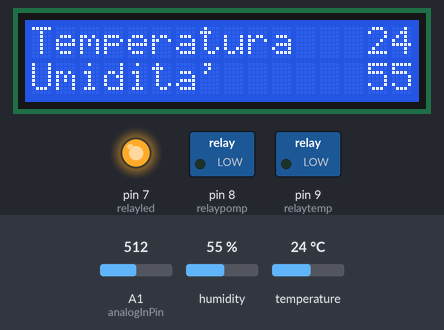
Simulated run of this sketch. Board: Arduino Uno, built with avr-gcc and run on an emulated ATmega328P. Parts: 16×2 character LCD, switched loads named in the sketch (green lamp = pin HIGH), output pins drawn as LEDs (lit = HIGH). The test bench sets the inputs (shaded band); at power-on: A1 (analogInPin) = 512, humidity 55 %, temperature 24 °C. WiFi joins after 1.5 s; servers stay silent unless stated; uploads are accepted with an empty reply; what the sketch prints to the serial monitor is not drawn.

Above: at 2.7 s.
2.8 s: A1 (analogInPin) set to 55
6.7 s: A1 (analogInPin) set to 46
At 9.1 s:
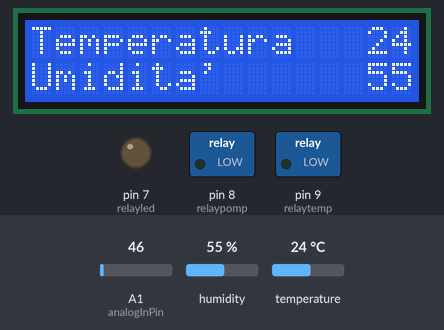
10.6 s: humidity set to 22 %
At 11.7 s:
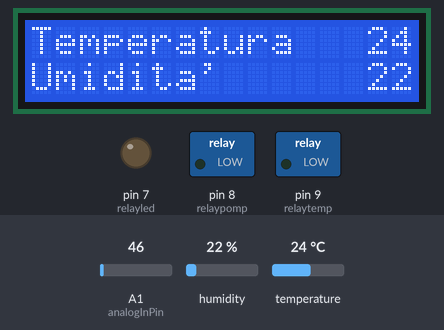
14.5 s: temperature set to 12 °C
At 18.0 s:
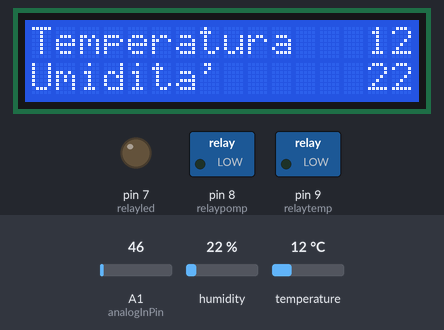
18.4 s: humidity set to 40 %
At 20.7 s:
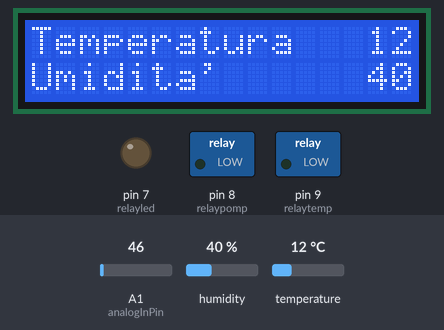
22.3 s: temperature set to 19 °C
At 23.3 s:
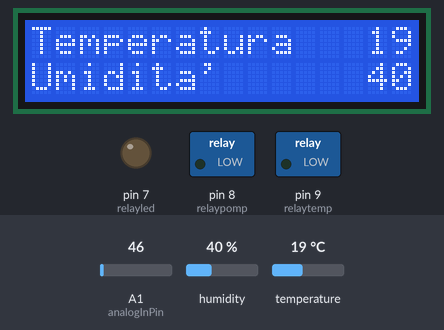
Timing chart, 0 to 25.3 s (numbered marks = the images above; inputs shaded):
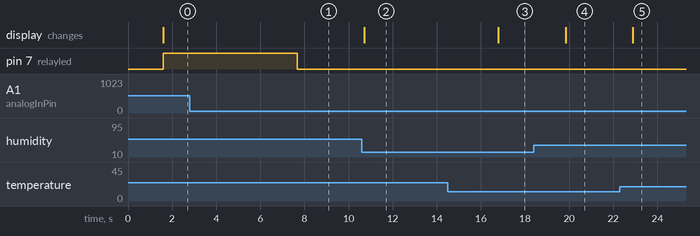

The sketch:

lettura_temp_ed_lcd4.ino
```cpp
#include <SPI.h>
#include <Ethernet.h>

#include <DHT.h>
#include <LiquidCrystal.h>
#define DHTPIN 6
#define relaytemp 9
#define relaypomp 8
#define relayled 7

int analogInPin = A1;
int sensorValue = 0;

// 8 è il pin di Arduino a cui collego il sensore di temperatura
#define DHTTYPE DHT11
// dht11 è il tipo di sensore che uso
DHT dht(DHTPIN, DHTTYPE);
LiquidCrystal lcd(A5, A4, 5, A3, 3, 2);
// connessione display (pin)


byte mac[] = { 0x90, 0xA2, 0xDA, 0x0F, 0xE8, 0xEF };
// if you don't want to use DNS (and reduce your sketch size)
// use the numeric IP instead of the name for the server:
//IPAddress server(74,125,232,128);  // numeric IP for Google (no DNS)
char server[] = "172.30.40.1";    // name address for Google (using DNS)
char server2[] = "172.30.40.21";

// Set the static IP address to use if the DHCP fails to assign
IPAddress ip(172, 30, 200, 6);

// Initialize the Ethernet client library
// with the IP address and port of the server
// that you want to connect to (port 80 is default for HTTP):
EthernetClient client;

void setup() {

  Serial.begin(9600);
  pinMode(relaytemp, OUTPUT);
  pinMode(relaypomp, OUTPUT);
  pinMode(relayled, OUTPUT);
 pinMode( analogInPin, INPUT);
  // start the Ethernet connection:
  Serial.println("connecting...");
  if (Ethernet.begin(mac) == 0) {
    // Serial.println("Failed to configure Ethernet using DHCP");
    // try to congifure using IP address instead of DHCP:
    Ethernet.begin(mac, ip);
  }
  // give the Ethernet shield a second to initialize:
  Serial.println("connected");
  // imposto il tipo di display (colonne, righe)


  lcd.begin(16, 2);

  lcd.println("Temperatura");
  lcd.setCursor(0, 1);
  lcd.print("Umidita'");
  lcd.setCursor(1, 0);


}
void loop() {

  int t = dht.readTemperature();
  Serial.println("Temperatura:");  Serial.println(t);
  int h = dht.readHumidity();
  Serial.println("Umidità:"); Serial.println(h);
  // posiziono il cursore alla colonna 12 e riga 0
  lcd.setCursor(14, 0);
  lcd.print(t);
  lcd.setCursor(14, 1);
  lcd.print(h);

  //fotoresitore
  sensorValue = analogRead(analogInPin);

  Serial.print("sensor = " );
  Serial.println(sensorValue);

  if(sensorValue <= 50)
  {
   digitalWrite(relayled, LOW);

  }
else
{
  digitalWrite(relayled, HIGH);
  }

  delay(2000);


  //if temperatura <,>
  send(t, h);

  char s0 = getStato();
  char s1 = getStato1();
  //char s2 = getStato2();
  Serial.print("Stato0: ");
  Serial.println(s0);
  Serial.print("Stato1: ");
  Serial.println(s1);
  //Serial.print("Stato2: ");
  //Serial.println(s2);

  updateRelayTemp(s0, t);
  updateRelayPomp(s1, h);
  //  updateRelayLed(s2, t);
}

void send(int t, int h)
{
  Serial.println("sending temperature");

  if (client.connect(server, 8089)) {
    Serial.println("connected");
    // Make a HTTP request:
    client.print("GET /ethernet/data.php?temperature=");
    client.print(t);
    client.print("&humidity=");
    client.print(h);
    client.println(" HTTP/1.1");

    client.println("Host: 172.22.20.68");
    client.println("Connection: close");
    client.println();
    client.flush();

  } else {
    // if you didn't get a connection to the server:
    Serial.println("connection failed");
  }

  while (client.connected())
  {
    // if there are incoming bytes available
    // from the server, read them and print them:
    if (client.available()) {
      char c = client.read();
      Serial.print(c);

    }


  }

  Serial.println();
  Serial.println("disconnecting.");
  client.stop();
}

char getStato()
{
  char statoFinale = '?';
  Serial.println("getting state");
  if (client.connect(server2, 8089)) {
    Serial.println("connected");
    // Make a HTTP request:
    client.print("GET /stato");
    client.println(" HTTP/1.1");

    client.println("Host: 172.30.40.21");
    client.println("Connection: close");
    client.println();
    client.flush();

  } else {
    // if you didn't get a connection to the server:
    Serial.println("connection failed");
  }

  int newlines = 0;
  while (client.connected())
  {
    // if there are incoming bytes available
    // from the server, read them and print them:

    if (client.available()) {
      char c = client.read();
      if (c == '\n')
      {
        newlines++;
        //Serial.print(newlines);
      }
      if (newlines == 7 && (c == 'f' || c == 't' || c == 'a'))
      {
        statoFinale = c;
        break;
      }
      //Serial.print(c);
    }
  }

  Serial.println();
  Serial.println("disconnecting.");
  client.stop();


  return statoFinale;
}

//stato della luce

char getStato1()
{
  char statoFinale;
  Serial.println("getting state1");
  if (client.connect(server2, 8089)) {
    Serial.println("connected");
    // Make a HTTP request:
    client.print("GET /stato1");
    client.println(" HTTP/1.1");

    client.println("Host: 172.30.40.21");
    client.println("Connection: close");
    client.println();
    client.flush();

  } else {
    // if you didn't get a connection to the server:
    Serial.println("connection failed");
  }

  int newlines = 0;
  while (client.connected())
  {
    // if there are incoming bytes available
    // from the server, read them and print them:

    if (client.available()) {
      char c = client.read();
      if (c == '\n')
      {
        newlines++;
        //Serial.print(newlines);
      }
      if (newlines == 7 && (c == 'f' || c == 't' || c == 'a'))
      {
        statoFinale = c;
        break;
      }
    }

  }
  //Serial.print(c);


  Serial.println();
  Serial.println("disconnecting.");
  client.stop();


  return statoFinale;
}

//
//
//bool getStato2()
//{
//  bool stato2;
//  Serial.println("getting state2");
//  if (client.connect(server2, 8089)) {
//    Serial.println("connected");
//    // Make a HTTP request:
//    client.print("GET /stato2");
//    client.println(" HTTP/1.1");
//
//    client.println("Host: 172.30.40.21");
//    client.println("Connection: close");
//    client.println();
//    client.flush();
//
//  } else {
//    // if you didn't get a connection to the server:
//    Serial.println("connection failed");
//  }
//
//  int newlines = 0;
//  while (client.connected())
//  {
//    // if there are incoming bytes available
//    // from the server, read them and print them:
//
//    if (client.available()) {
//      char c = client.read();
//      if (c == '\n')
//      {
//        newlines++;
//        //Serial.print(newlines);
//      }
//      if (newlines == 7)
//      {
//        if (c == 't')
//        {
//          stato2 = true; break;
//        } else if (c == 'f')
//        {
//
//          stato2 = false; break;
//        }
//
//      }
//      //Serial.print(c);
//    }
//  }
//
//  //Serial.println();
//  Serial.println("disconnecting.");
//  client.stop();
//
//
//  return stato2;
//
//}

void updateRelayTemp(char stato, int temperature) {
  if (stato == 'f') {
    digitalWrite(relaytemp, HIGH);
  } else if (stato == 't') {
    digitalWrite(relaytemp, LOW);
  } else if (stato == 'a') {
    if (temperature >= 24)
    {
      digitalWrite(relaytemp, LOW);
    }
    else
    {
      digitalWrite(relaytemp, HIGH);
    }
  } else {
    Serial.println("Stato ILLEGALE, sono scemo o cosa?");
  }
}

void updateRelayPomp(char stato, int humidity) {
  if (stato == 'f') {
    digitalWrite(relaypomp, HIGH);
  } else if (stato == 't') {
    digitalWrite(relaypomp, LOW  );
  } else if (stato == 'a') {
    if (humidity >= 50)
    {
      digitalWrite(relaypomp, LOW);
    }
    else
    {
      digitalWrite(relaypomp, HIGH);
    }
  } else {
    Serial.println("Stato ILLEGALE, sono scemo o cosa?");
  }
}


//void updateRelayLed(char stato, int led) {
//  if (stato == 'f') {
//    digitalWrite(relayled, HIGH);
//  } else if (stato == 't') {
//    digitalWrite(relayled, LOW);
//  } else if (stato == 'a') {
//    if (temperature >= 24)
//    {
//      digitalWrite(relaytemp, LOW);
//    }
//    else
//    {
//      digitalWrite(relaytemp, HIGH);
//    }
//  } else {
//    Serial.println("Stato ILLEGALE, sono scemo o cosa?");
//  }
//}
```

Measured:
- the behaviour switches between 51 and 50 on A1 (analogInPin) (found by bisection; images 0 and 1)
- after the input at 2.8 s, every drawn part: stays the same
- after the input at 6.7 s, pin 7 (relayled): HIGH → LOW after 0.97 s
- after the input at 10.6 s, the display: changes after 0.12 s (image 2)
- after the input at 14.5 s, the display: changes after 2.3 s (image 3)
- after the input at 18.4 s, the display: changes after 1.4 s (image 4)
- after the input at 22.3 s, the display: changes after 0.58 s (image 5)
